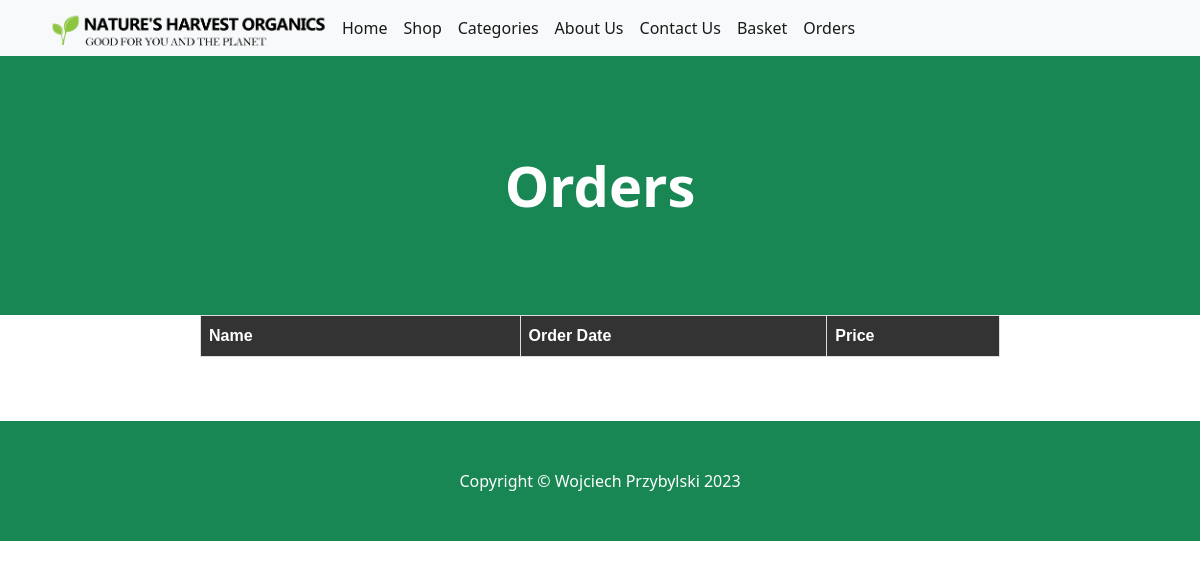
The page /orders on the database as committed earlier.
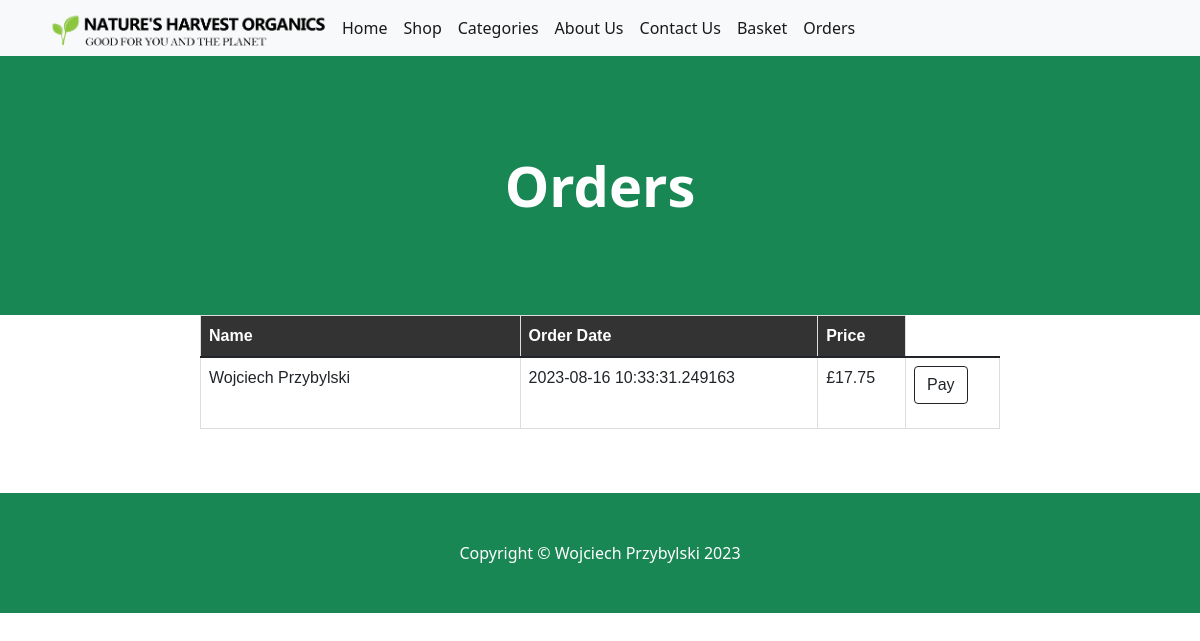
The same page on the database as committed later.
### tables this page shows
CREATE TABLE orders (
	id INTEGER NOT NULL, 
	basket_id INTEGER NOT NULL, 
	total_price FLOAT NOT NULL, 
	created_time DATETIME NOT NULL, 
	order_status VARCHAR NOT NULL, 
	full_name VARCHAR NOT NULL, 
	email VARCHAR NOT NULL, 
	address1 VARCHAR NOT NULL, 
	address2 VARCHAR, 
	city VARCHAR NOT NULL, 
	post_code VARCHAR NOT NULL, 
	PRIMARY KEY (id), 
	FOREIGN KEY(basket_id) REFERENCES basket (id)
);

### application/__init__.py (the view)
    @app.route('/orders')
    def orders():
        from application import models
        baseUrl = '/static/'
        orders = models.Orders.query.filter_by(order_status='Open')
        return render_template("orders.html", orders=orders, baseUrl=baseUrl)

### application/templates/orders.html (shortened to what this page needs)
{% extends 'base.html' %}
{% block content %}
<header class="bg-success py-5">
    <div class="container px-4 px-lg-5 my-5">
        <div class="text-center text-white">
            <h1 class="display-4 fw-bolder">Orders</h1>
        </div>
    </div>
</header>
<head>
</head>
<body>
<table class='table'>
    <thead>
    <tr>
        <th>Name</th>
        <th>Order Date</th>
        <th>Price</th>
    </tr>
    </thead>
    {% for order in orders %}
    <tbody >
    <tr class='table-rows'>
      <td>{{ order.full_name }}</td>
      <td>{{ order.created_time }}</td>
      <td>£{{ "%.2f" | format(order.total_price) }}</td>
      <td>
        <form action="{{ url_for('payment_view') }}" method="POST">
        <div class="gx-10 gx-lg-4 row-cols-10 row-cols-md-8 row-cols-xl-6 justify-content-center text-center">
          <p><input class="btn btn-outline-dark mt-auto" name="Pay" type="submit" value="Pay"></p>
        </div>
    </form></td>
    </tr>
    </tbody>
    {% endfor %}
</table>
</body>
{% endblock %}

### application/templates/base.html (shortened to what this page needs)
<!DOCTYPE html>
<html lang="en">
<head>
    <link href="https://cdn.jsdelivr.net/npm/bootstrap-icons@1.5.0/font/bootstrap-icons.css" rel="stylesheet" />
    <link href="{{ url_for('static', filename='css/styles.css') }}" rel="stylesheet" />
</head>
<body>
    {% include 'navbar.html' %}
    {% block content %}{% endblock %}
    <footer class="py-5 bg-success">
        <div class="container"><p class="m-0 text-center text-white">Copyright &copy; Wojciech Przybylski 2023</p></div>
    </footer>
</body>
</html>

### application/templates/navbar.html (shortened to what this page needs)
<nav class="navbar navbar-expand-lg navbar-light bg-light">
    <div class="container px-4 px-lg-5">
        <a class="brand-logo" href="/"><img src='static/assets//images/Untitled-1.png'></img></a>
        <div class="collapse navbar-collapse" id="navbarSupportedContent">
            <ul class="navbar-nav me-auto mb-2 mb-lg-0 ms-lg-5">
                <li class="nav-item"><a class="nav-link active" aria-current="page" href="/">Home</a></li>
                <li class="nav-item"><a class="nav-link active" aria-current="page" href="/shop">Shop</a></li>
                <li class="nav-item"><a class="nav-link active" aria-current="page" href="/categories">Categories</a></li>
                <li class="nav-item"><a class="nav-link active" aria-current="page" href="/about">About Us</a></li>
                <li class="nav-item"><a class="nav-link active" aria-current="page" href="/contact_us">Contact Us</a></li>
                <li class="nav-item"><a class="nav-link active" aria-current="page" href="/basket">Basket</a></li>
                <li class="nav-item"><a class="nav-link active" aria-current="page" href="/orders">Orders</a></li>
            </ul>
                <div class="card-footer p-4 pt-0 border-top-0 bg-transparent"></div>
        </div>
    </div>
</nav>

### application/templates/orders.html (style rules this page uses)
table { border-collapse: collapse; width: 100%; max-width: 800px; margin: 0 auto; font-family: Arial, sans-serif; }
thead { background-color: #333; color: #fff; }
th, td { padding: 10px; text-align: left; }
th:first-child, td:first-child { width: 40%; }
th, td { border: 1px solid #ddd; }

Rows that differ between the two databases and show on the page:
now on this page (row edited): orders: full_name "Wojciech Przybylski", created_time "2023-08-16 10:33:31.249163", total_price "17.75"
